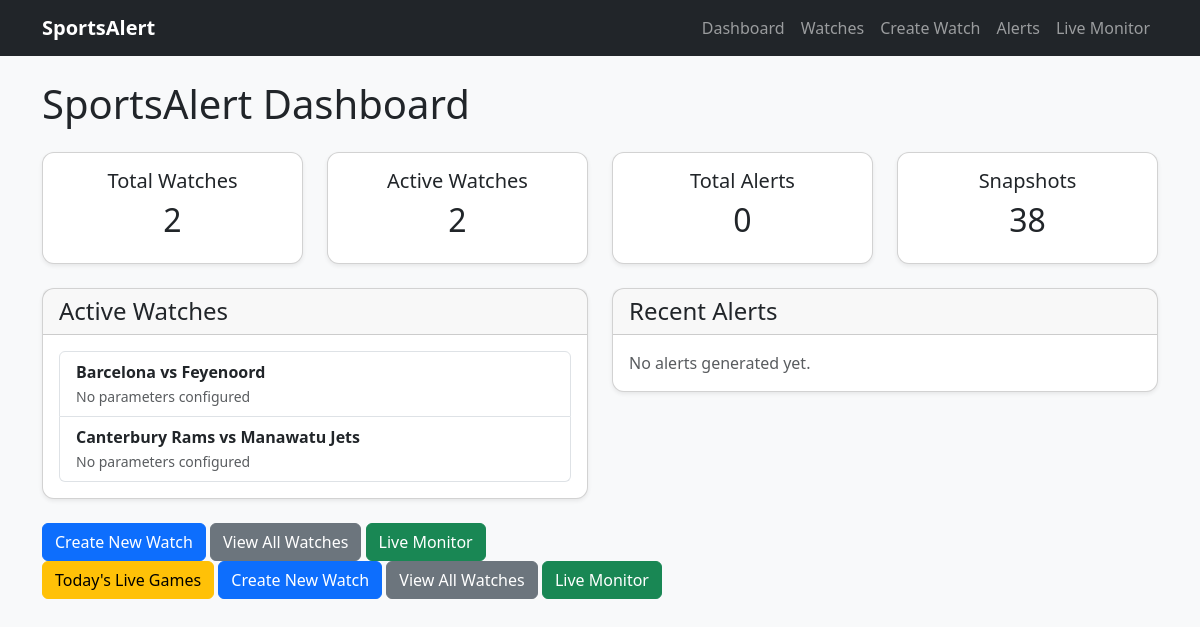
Before: / with the older database file.
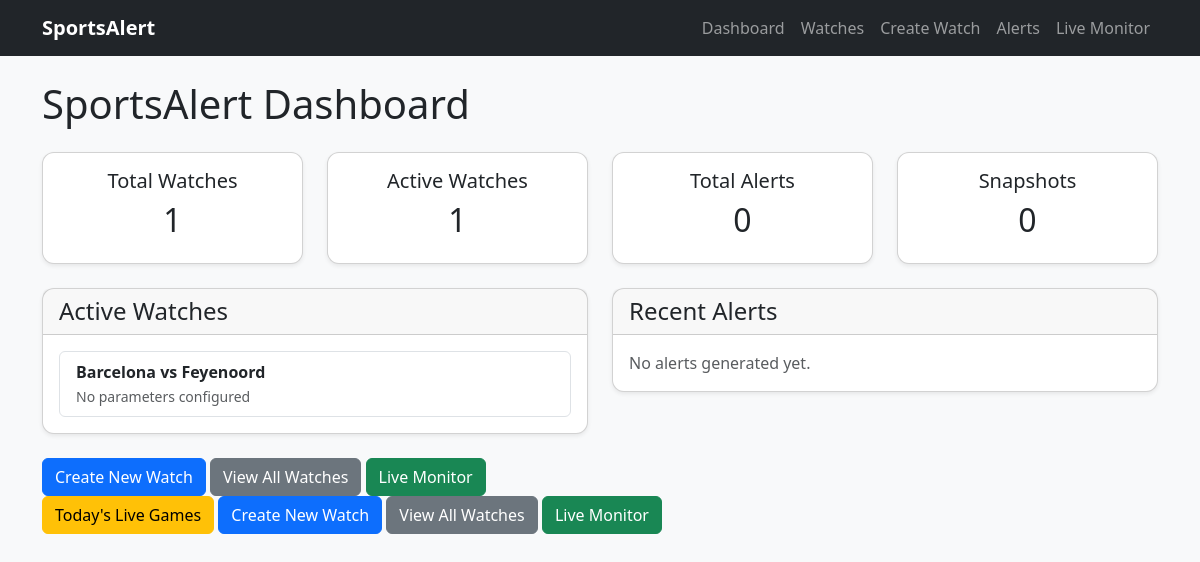
After: the same page with the newer database file.
### monitoring/models.py (models this page shows, shortened)
class Watch(models.Model):
    SPORT_CHOICES = (
        ('basketball', 'Basketball'),
        ('football', 'Football'),
    )
    sport = models.CharField(
        max_length=20,
        choices=SPORT_CHOICES
    )
    match_id = models.CharField(
        max_length=100
    )
    home_team = models.CharField(
        max_length=100,
        blank=True
    )
    away_team = models.CharField(
        max_length=100,
        blank=True
    )
    league = models.CharField(
        max_length=100,
        blank=True
    )
    active = models.BooleanField(
        default=True
    )
    monitoring_start = models.DateTimeField(
        null=True,
        blank=True,
        help_text="Time monitoring should begin"
    )
    monitoring_started = models.BooleanField(
        default=False
    )
    monitoring_finished = models.BooleanField(
        default=False
    )
    game_status = models.CharField(
        max_length=20,
        blank=True,
        default=""
    )
    elapsed_minutes = models.PositiveIntegerField(
        null=True,
        blank=True
    )
    last_polled = models.DateTimeField(
        null=True,
        blank=True
    )
    total_game_minutes = models.IntegerField(
        default=40
    )
    created_at = models.DateTimeField(
        auto_now_add=True
    )

### monitoring/views.py (the view)
def dashboard(request):
    active_watches = (
        Watch.objects
        .filter(active=True)
        .order_by("-created_at")
    )
    recent_alerts = (
        Alert.objects
        .select_related("watch")
        .order_by("-created_at")[:10]
    )
    context = {
        "active_watches": active_watches,
        "recent_alerts": recent_alerts,
        "watch_count": Watch.objects.count(),
        "active_watch_count": active_watches.count(),
        "alert_count": Alert.objects.count(),
        "snapshot_count": MatchSnapshot.objects.count(),
    }
    return render(
        request,
        "monitoring/dashboard.html",
        context,
    )

### monitoring/templates/monitoring/dashboard.html (shortened to what the changed rows need)
{% extends "monitoring/base.html" %}
{% block content %}
<h1 class="mb-4">SportsAlert Dashboard</h1>
<div class="row mb-4">
    <div class="col-md-3">
        <div class="card shadow-sm">
            <div class="card-body text-center">
                <h5>Total Watches</h5>
                <h2>{{ watch_count }}</h2>
            </div>
        </div>
    </div>
    <div class="col-md-3">
        <div class="card shadow-sm">
            <div class="card-body text-center">
                <h5>Active Watches</h5>
                <h2>{{ active_watch_count }}</h2>
            </div>
        </div>
    </div>
    <div class="col-md-3">
        <div class="card shadow-sm">
            <div class="card-body text-center">
                <h2>{{ alert_count }}</h2>
            </div>
        </div>
    </div>
    <div class="col-md-3">
        <div class="card shadow-sm">
            <div class="card-body text-center">
                <h5>Snapshots</h5>
                <h2>{{ snapshot_count }}</h2>
            </div>
        </div>
    </div>
</div>
<div class="row">
    <div class="col-lg-6">
        <div class="card shadow-sm mb-4">
            <div class="card-body">
                {% if active_watches %}
                    <div class="list-group">
                        {% for watch in active_watches %}
                            <a href="{% url 'watch-detail' watch.pk %}"
                               class="list-group-item list-group-item-action">
                                <strong>
                                    {{ watch.home_team }}
                                    vs
                                    {{ watch.away_team }}
                                </strong>
                                <br>
                                <small class="text-muted">
                                    {% for parameter in watch.parameters.all %}
                                        {{ parameter.get_parameter_display }}
                                        {% if not forloop.last %}
                                            ,
                                        {% endif %}
                                    {% empty %}
                                        No parameters configured
                                    {% endfor %}
                                </small>
                            </a>
                        {% endfor %}
                    </div>
                {% else %}
                    <p class="text-muted mb-0">
                        No active watches.
                    </p>
                {% endif %}
            </div>
        </div>
    </div>
</div>
{% endblock %}

Changed rows visible on the page:
removed Watch: home_team "Canterbury Rams", away_team "Manawatu Jets"
Other visible differences:
{{ watch_count }}: "2" → "1"
{{ active_watch_count }}: "2" → "1"
{{ snapshot_count }}: "38" → "0"
